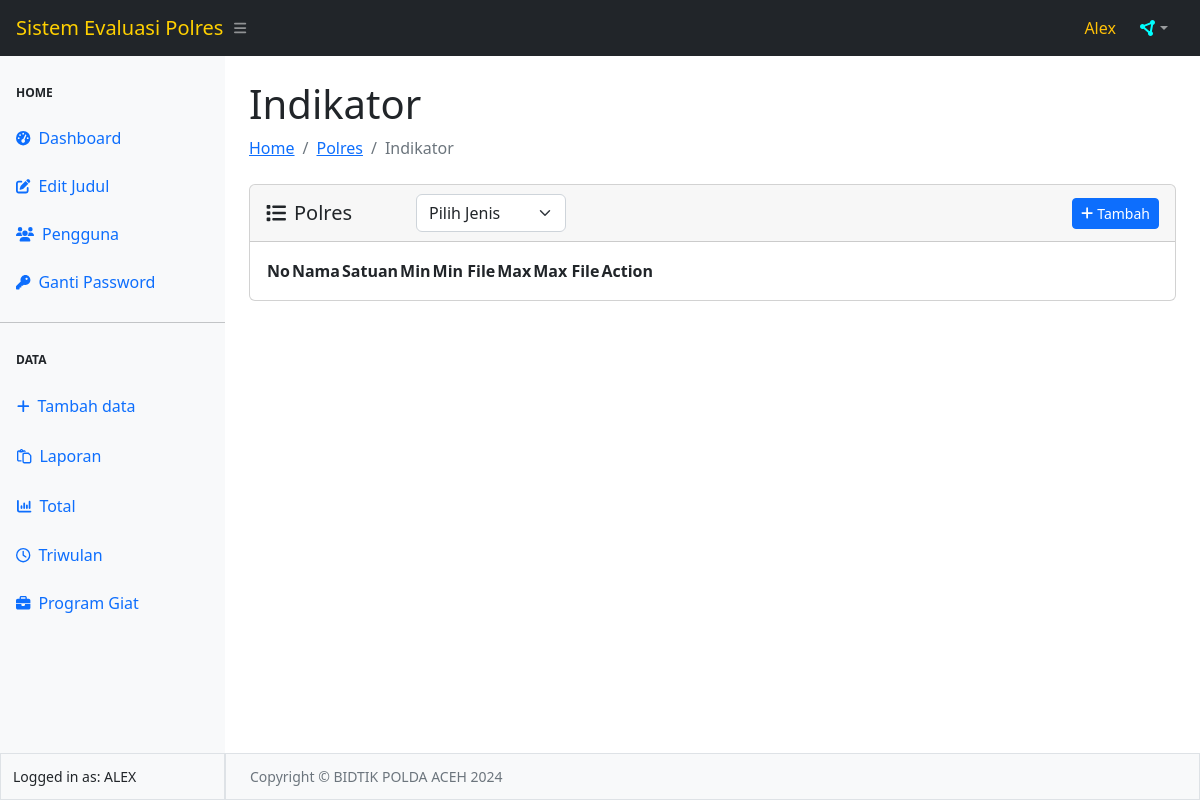
Before: /laporan/polres/filter/batasan.php (signed in) with the older database file.
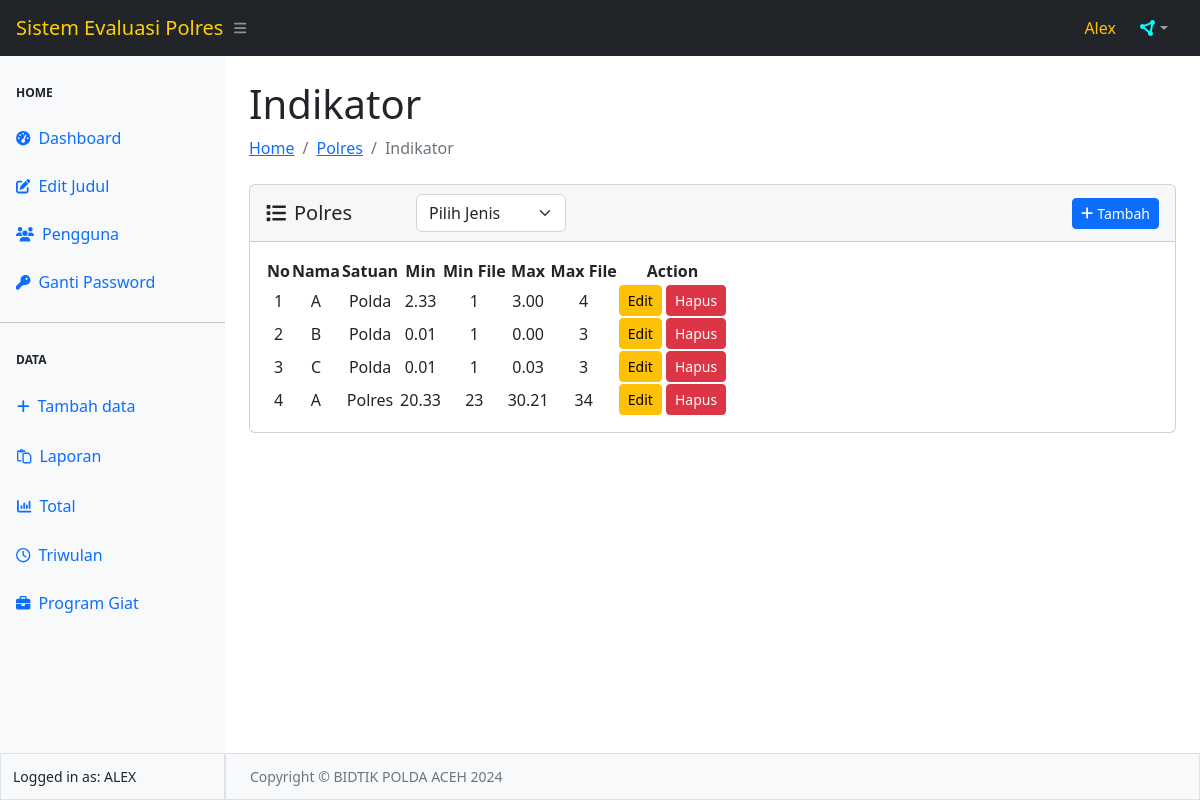
After: the same page with the newer database file.
### tables this page shows
CREATE TABLE `batasan` (
  `id` int(11) NOT NULL,
  `satuan` varchar(25) NOT NULL,
  `nama` varchar(25) NOT NULL,
  `min` float NOT NULL,
  `max` float NOT NULL,
  `min_file` int(11) NOT NULL,
  `max_file` int(11) NOT NULL
);

### user/function/functions.php (called while the page is built)
<?php
    function getData($sql) {
        global $koneksi;
        $result = mysqli_query($koneksi, $sql);
        $rows   = [];
        while ($row = mysqli_fetch_assoc($result)) {
            $rows[] = $row;
        }
        return $rows;
    }
    function userLogin() {
        $userActive = $_SESSION["ssUser"];
        $dataUser   = getData("SELECT * FROM user WHERE username = '$userActive'")[0];
        return $dataUser;
    }
?>

### config/conn.php (called while the page is built, shortened)
<?php
    $main_url = "http://localhost/Sistem-Evaluasi-Polres-main/";
?>

### laporan/polres/filter/batasan.php (the view, shortened to what this page needs)
<?php
require_once "../../../config/conn.php";
require_once "../../../user/function/functions.php";
require_once "../../../template/header.php";
require_once "../../../template/navbar.php";
require_once "../../../template/sidebar.php";
?>
<div id="layoutSidenav_content">
  <main>
    <div class="container-fluid px-4">
      <h1 class="mt-4">Indikator</h1>
      <ol class="breadcrumb mb-4">
        <li class="breadcrumb-item"><a href="../../index.php">Home</a></li>
        <li class="breadcrumb-item"><a href="../polres.php">Polres</a></li>
        <li class="breadcrumb-item active">Indikator</li>
      </ol>
      <div class="card">
        <div class="card-header d-inline-flex justify-content-between align-items-center">
          <div class="d-flex align-items-center justify-content-start">
            <span class="h5 my-2 d-flex align-items-center " style="width: 150px;"><i class="fa-solid fa-list me-2"></i> Polres</span>
            <div class="d-flex align-items-center gap-2">
              <select
                class="form-select"
                id="triwulan"
                name="triwulan"
                aria-placeholder="triwulan"
                onchange="updateTriwulan()"
                style="width: 150px;">
                <option value="" disabled selected>Pilih Jenis</option>
              </select>
            </div>
          </div>
          <div class="">
            <?php if (userLogin()['role'] == 1) { ?>
              <a href="<?= $main_url ?>laporan/polres/filter/add_batasan.php"
                class="btn btn-sm btn-primary float-end"><i class="fa-solid fa-plus"></i> Tambah</a>
            <?php } ?>
          </div>
        </div>
        <div class="card-body">
          <table class="display" id="exampleNoSetting">
            <thead>
              <tr>
                <th scope="col">No</th>
                <th scope="col">
                  <center>Nama</center>
                </th>
                <th scope="col">
                  <center>Satuan</center>
                </th>
                <th scope="col">
                  <center>Min</center>
                </th>
                <th scope="col">
                  <center>Min File</center>
                </th>
                <th scope="col">
                  <center>Max</center>
                </th>
                <th scope="col">
                  <center>Max File</center>
                </th>
                <th scope="col">
                  <center>Action</center>
                </th>
              </tr>
            </thead>
            <tbody>
              <?php
              $queryBatasan = "SELECT * FROM batasan ORDER BY id ASC";
              $resultBatasan = mysqli_query($koneksi, $queryBatasan);
              $no = 1;
              while ($dataBatasan = mysqli_fetch_array($resultBatasan)) {
                $nama = $dataBatasan["nama"];
                $satuan = $dataBatasan["satuan"];
                $min = $dataBatasan["min"];
                $max = $dataBatasan["max"];
                $min_file = $dataBatasan["min_file"];
                $max_file = $dataBatasan["max_file"];
              ?>
                <tr>
                  <td>
                    <center><?= $no++ ?></center>
                  </td>
                  <td>
                    <center><?= htmlspecialchars($nama) ?></center>
                  </td>
                  <td>
                    <center><?= htmlspecialchars($satuan) ?></center>
                  </td>
                  <td>
                    <center><?= number_format($min, 2) ?></center>
                  </td>
                  <td>
                    <center><?= $min_file ?></center>
                  </td>
                  <td>
                    <center><?= number_format($max, 2) ?></center>
                  </td>
                  <td>
                    <center><?= $max_file  ?></center>
                  </td>
                  <td>
                    <button class="btn btn-sm btn-warning" onclick="openEditModal('<?= $dataBatasan['id'] ?>', '<?= htmlspecialchars($dataBatasan['nama']) ?>', '<?= htmlspecialchars($dataBatasan['satuan']) ?>', <?= $dataBatasan['min'] ?>, <?= $dataBatasan['max'] ?>,<?= $dataBatasan['min_file'] ?>, <?= $dataBatasan['max_file'] ?>)">Edit</button>
                    <button class="btn btn-sm btn-danger" onclick="openDeleteModal('<?= $dataBatasan['id'] ?>')">Hapus</button>
                  </td>
                </tr>
              <?php } ?>
            </tbody>
          </table>
        </div>
      </div>
    </div>
  </main>
  <?php
  require_once "../../../template/footer.php";
  ?>

Changed rows visible on the page:
added batasan: nama "A", satuan "Polda", min "2.33", min_file "1", max "3.00", max_file "4"
added batasan: nama "B", satuan "Polda", min "0.01", min_file "1", max "0.00", max_file "3"
added batasan: nama "C", satuan "Polda", min "0.01", min_file "1", max "0.03", max_file "3"
added batasan: nama "A", satuan "Polres", min "20.33", min_file "23", max "30.21", max_file "34"
